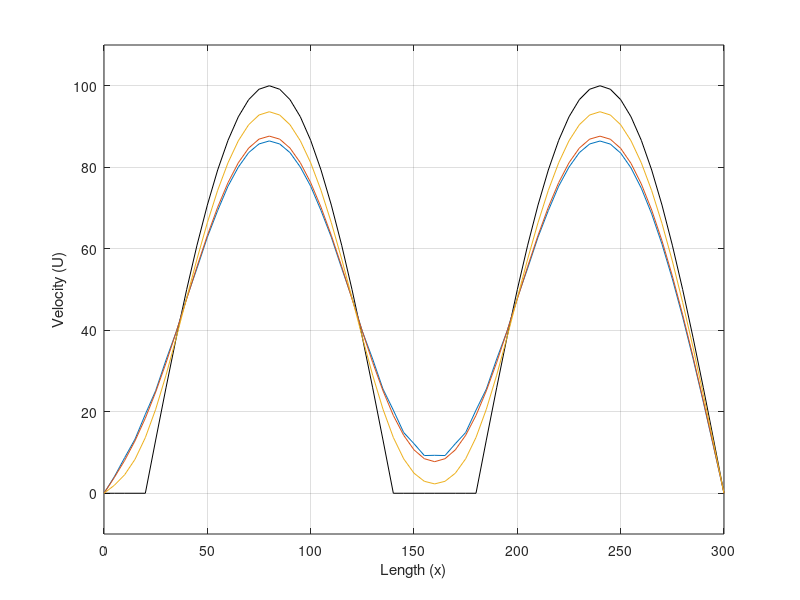

This figure's MATLAB source: (Note: this script raises an error after producing the figure.)
% Example-4 : 2nd Order Wave Equation - 1D
% Solving using Mid-Point Leap Frog Method
clear all; clc

% Known Values
Lx = 300; % Length of x-domain
C = 300; % Velocity (in m/s)
M = 61; % Number of grid points
x = linspace(0,Lx,M);

% Calculated values
dx = Lx/(M-1); % Grid size
Dt = [0.01666,0.015,0.0075]; % Time Steps
CL = zeros(size(Dt)); % Courant Number for each step

% Initial Conditions (@ t=0)
% U(x) = 0                        for 0<=x<=20
% U(x) = 100*sin(pi*(x-20)/120)   for 20<=x<=140
% U(x) = 0                        for 140<=x<=180
% U(x) = 100*sin(pi*(x-180)/120)  for 180<=x<=300
% dU/dt = 0

% Boundary Conditions
% U(x,t) = 0 for x = 0
% U(x,t) = 0 for x = Lx

% Velocity Matrices
U_array = [];

% Computation
for j=1:length(Dt)
    dt = Dt(j); % Time Step
    lambda = C*dt/dx; % Courant Number
    CL(j) = lambda; % Courant Number for each time step
    
    % Initializing Velocity Matrix
    U = zeros(1,M); % U for 
    
    % Applying given conditions
    for p=1:M
        if((20<=x(p))&&(x(p)<=140))
            U(1,p) = 100*sin(pi*(x(p)-20)/120);
        end
        if((180<=x(p))&&(x(p)<=300))
            U(1,p) = 100*sin(pi*(x(p)-180)/120);
        end
    end
    
    % Initial Velocity Profile
    U_initial = U;
    
    % Computation using Mid-Point Leap Frog Method
    t = 0; % Time
    while t<=0.28
        U_old = U;
        for i=2:M-1
            U(1,i) = U_old(1,i)+((lambda^2)/2)*(U_old(1,i-1)-2*U_old(1,i)+U_old(1,i+1));
        end
        t = t+dt;
    end
    U_array = [U_array;U]; % Updating U_array for each time step chosen
end

% Plotting
figure;
plot(x,U_initial,'k')
hold on;
grid on;
plot(x,U_array)
ylim([-10 110])
xlabel('Length (x)'),ylabel('Velocity (U)')
title('Velocity Profile','Time = 0.28')
set(gca,'xtick',[0:50:Lx])
set(gca,'ytick',[0:20:100])
legend('Exact (C=1)',strcat('C =',num2str(CL(1))),strcat('C =',num2str(CL(2))),strcat('C =',num2str(CL(3))),'Location','bestoutside')
hold off;
